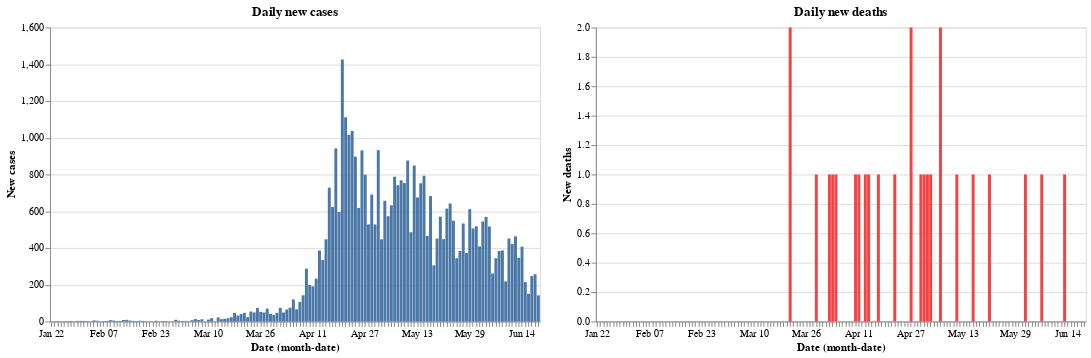

The code cell stored with this chart in its notebook:
### Code cell
red = alt.value('#f54242')
base.encode(y='New cases').properties(title='Daily new cases') | base.encode(y='New deaths', color=red).properties(title='Daily new deaths')

### Figure 1 — Vega-Lite specification as saved in the notebook (floating-point values rounded to 4 significant figures; data arrays with more than 128 entries replaced by an {"elided": "..."} marker saying what was removed)
{"config": {"view": {"continuousWidth": 400, "continuousHeight": 300}}, "hconcat": [{"mark": "bar", "encoding": {"x": {"type": "ordinal", "field": "Date", "timeUnit": "monthdate"}, "y": {"type": "quantitative", "field": "New cases"}}, "title": "Daily new cases", "width": 500}, {"mark": "bar", "encoding": {"color": {"value": "#f54242"}, "x": {"type": "ordinal", "field": "Date", "timeUnit": "monthdate"}, "y": {"type": "quantitative", "field": "New deaths"}}, "title": "Daily new deaths", "width": 500}], "data": {"name": "data-a870ef1b2f3b6166e1fcb97b799bacad"}, "$schema": "https://vega.github.io/schema/vega-lite/v4.8.1.json", "datasets": {"data-a870ef1b2f3b6166e1fcb97b799bacad": {"elided": "150 records"}}}
